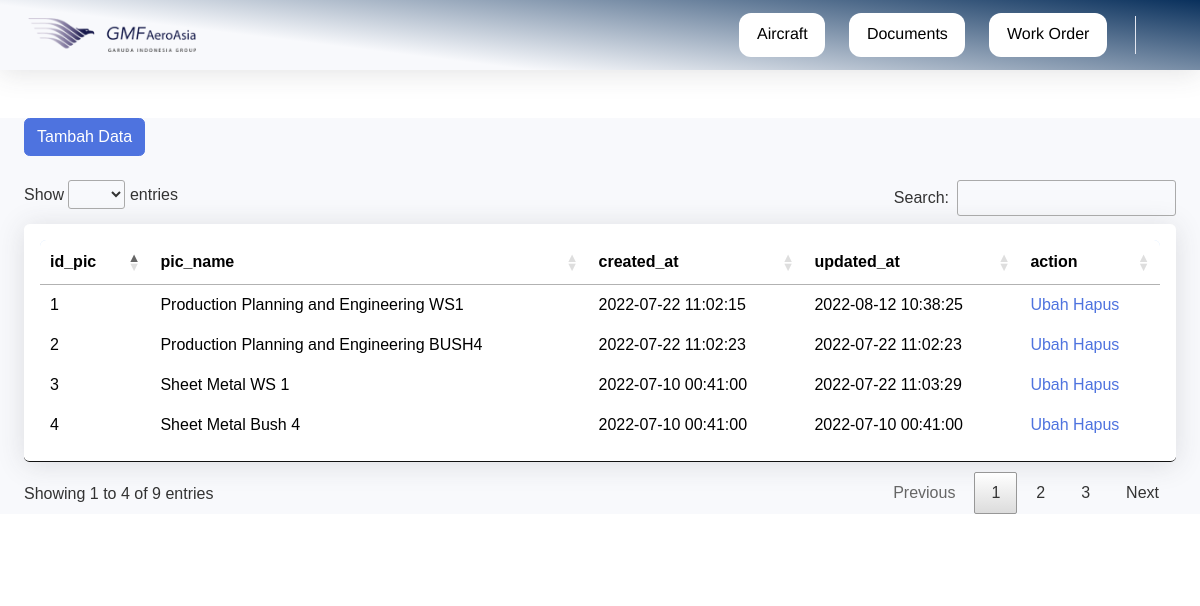
The app's page /index.php/pic with its own data.
### tables this page shows
CREATE TABLE `pic` (
  `id_pic` int(8) NOT NULL AUTO_INCREMENT,
  `pic_name` varchar(50) NOT NULL,
  `created_at` datetime DEFAULT NULL,
  `updated_at` datetime DEFAULT NULL,
  PRIMARY KEY (`id_pic`)
);

### application/controllers/pic.php (called while the page is built, shortened)
<?php
class pic extends CI_Controller
{
    public function __construct()
    {
        $this->load->model('pic_model');
    }
    public function index()
    {
        $this->read();
    }
    public function read()
    {
        $pic = $this->pic_model->read();
        $output = array(
            'judul' => 'Person In Charge',
            'theme_page' => 'documents/pic_read',
            'pic' => $pic
        );
        $this->load->view('theme/index', $output);
    }
}

### index.php (called while the page is built, shortened)
<?php
require_once BASEPATH.'core/CodeIgniter.php';

### application/models/pic_model.php (called while the page is built, shortened)
<?php
class pic_model extends CI_Model
{
    public function read()
    {
        $this->db->select('*');
        $this->db->from('pic');
        $query = $this->db->get();
        return $query->result_array();
    }
}

### application/views/documents/pic_read.php (the view)
<a href=" <?php echo site_url('pic/insert'); ?>"" class=" btn btn-primary">Tambah Data</a>
<br><br>
<table class="table table-borderless table-hover shadow p-3 mb-5 bg-white rounded" id="datatables">
	<thead class="thead-blue">
		<tr>
			<th>id_pic</th>
			<th>pic_name</th>
			<th>created_at</th>
			<th>updated_at</th>
			<th>action</th>
		</tr>
	</thead>
	<tbody>
        <?php foreach ($pic as $pic_) : ?>
			<tr>
				<td><?php echo $pic_['id_pic']; ?></td>
				<td><?php echo $pic_['pic_name']; ?></td>
				<td><?php echo $pic_['created_at']; ?></td>
				<td><?php echo $pic_['updated_at']; ?></td>
				<td>
				<a href="<?php echo site_url('pic/update/' . $pic_['id_pic']); ?>">
                            Ubah
                        </a>
                        <a href="<?php echo site_url('pic/delete/' . $pic_['id_pic']); ?>" onClick="return confirm('Apakah anda yakin?')">
                            Hapus
                        </a>
			</td>
			</tr>
		<?php endforeach ?>
	</tbody>
</table>

### assets/css/table.css (style rules this page uses)
.thead-blue { background-color: #CCE3FF; }
table tr th, table tr td { border-right: 1px; border-bottom: 1px; padding: 5px; }
table tr th:first-child, table tr td:first-child { border-left: 1px; }
table tr th { border-top: 1px; text-align: left; }
table tr:first-child th:first-child { border-top-left-radius: 6px; }
table tr:first-child th:last-child { border-top-right-radius: 6px; }
table tr:last-child td:first-child { border-bottom-left-radius: 6px; }
table tr:last-child td:last-child { border-bottom-right-radius: 6px; }

### records on screen
pic: id_pic "1", pic_name "Production Planning and Engineering WS1", created_at "2022-07-22 11:02:15", updated_at "2022-08-12 10:38:25"
pic: id_pic "2", pic_name "Production Planning and Engineering BUSH4", created_at "2022-07-22 11:02:23", updated_at "2022-07-22 11:02:23"
pic: id_pic "3", pic_name "Sheet Metal WS 1", created_at "2022-07-10 00:41:00", updated_at "2022-07-22 11:03:29"
pic: id_pic "4", pic_name "Sheet Metal Bush 4", created_at "2022-07-10 00:41:00", updated_at "2022-07-10 00:41:00"
